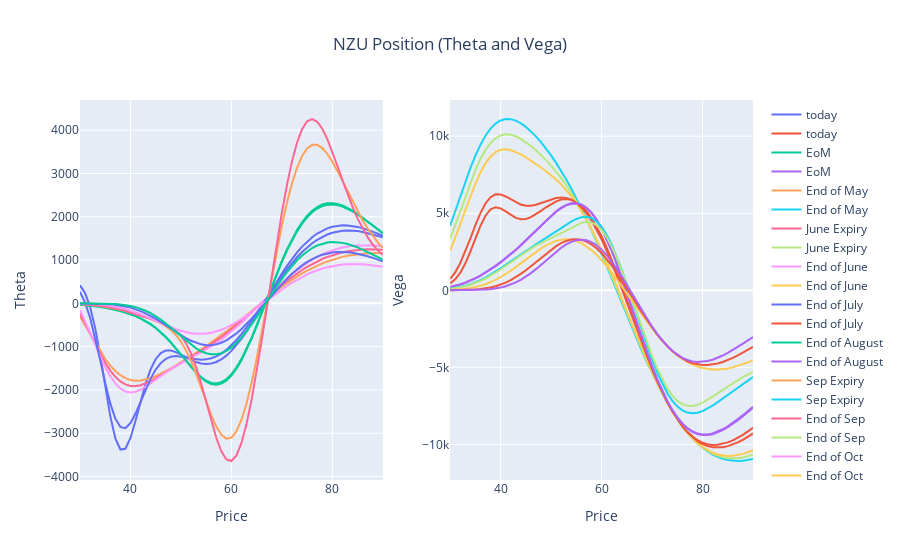

Source (notebook cell):
### Code cell
fig = make_subplots(rows=1, cols=2)
for i in range(0,len(fig_d.data)):
    fig.add_trace(fig_t.data[i], row=1, col=1)
    fig.add_trace(fig_v.data[i], row=1, col=2)

fig.update_layout(title={'text': 'NZU Position (Theta and Vega)','x': 0.5,'xanchor': 'center'})

fig.update_xaxes(title_text="Price", row=1, col=1)
fig.update_yaxes(title_text="Theta", row=1, col=1)
fig.update_xaxes(title_text="Price", row=1, col=2)
fig.update_yaxes(title_text="Vega", row=1, col=2)
fig.show()
